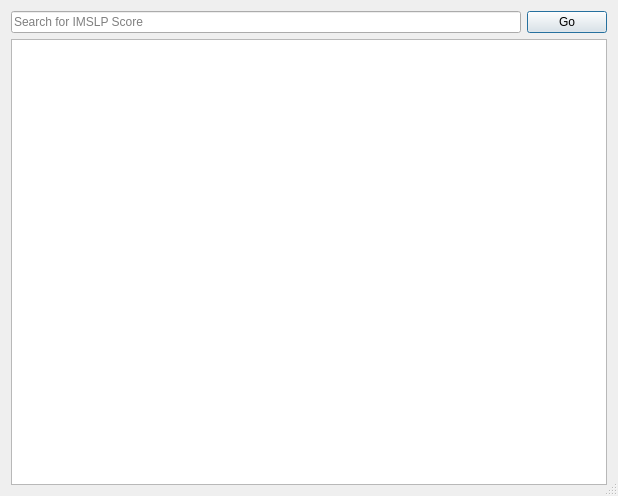
<?xml version="1.0" encoding="UTF-8"?>
<ui version="4.0">
 <class>Dialog</class>
 <widget class="QDialog" name="Dialog">
  <property name="geometry">
   <rect>
    <x>0</x>
    <y>0</y>
    <width>618</width>
    <height>496</height>
   </rect>
  </property>
  <property name="windowTitle">
   <string>Search for IMSLP Score</string>
  </property>
  <property name="sizeGripEnabled">
   <bool>true</bool>
  </property>
  <layout class="QGridLayout" name="gridLayout">
   <item row="0" column="0">
    <widget class="QLineEdit" name="searchBox">
     <property name="placeholderText">
      <string>Search for IMSLP Score</string>
     </property>
    </widget>
   </item>
   <item row="0" column="1">
    <widget class="QPushButton" name="searchButton">
     <property name="text">
      <string>Go</string>
     </property>
    </widget>
   </item>
   <item row="1" column="0" colspan="2">
    <widget class="QListView" name="searchResults">
     <property name="editTriggers">
      <set>QAbstractItemView::NoEditTriggers</set>
     </property>
    </widget>
   </item>
  </layout>
 </widget>
 <resources/>
 <connections/>
</ui>
